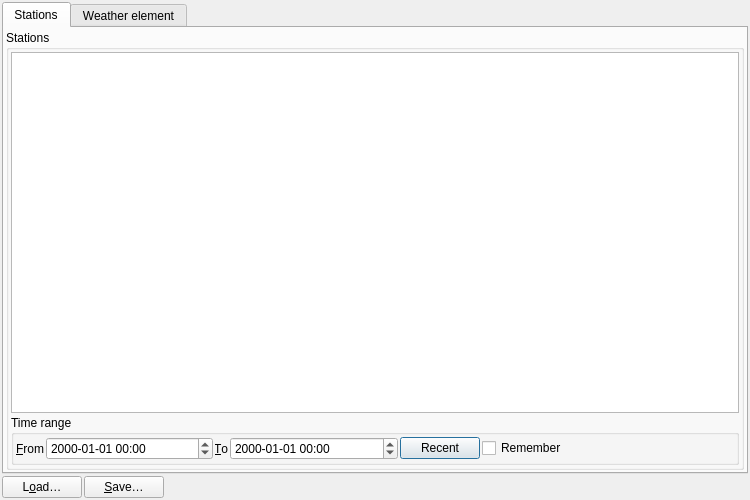
<?xml version="1.0" encoding="UTF-8"?>
<ui version="4.0">
 <class>ListDialog</class>
 <widget class="QDialog" name="ListDialog">
  <property name="geometry">
   <rect>
    <x>0</x>
    <y>0</y>
    <width>750</width>
    <height>500</height>
   </rect>
  </property>
  <property name="windowTitle">
   <string>Data selection HQC</string>
  </property>
  <layout class="QVBoxLayout" name="verticalLayout_6">
   <property name="spacing">
    <number>2</number>
   </property>
   <property name="margin">
    <number>2</number>
   </property>
   <item>
    <widget class="QTabWidget" name="tabWidget">
     <property name="currentIndex">
      <number>0</number>
     </property>
     <widget class="QWidget" name="tabStations">
      <attribute name="title">
       <string>Stations</string>
      </attribute>
      <layout class="QVBoxLayout" name="verticalLayout_3" stretch="1">
       <property name="spacing">
        <number>2</number>
       </property>
       <property name="sizeConstraint">
        <enum>QLayout::SetMinimumSize</enum>
       </property>
       <property name="margin">
        <number>2</number>
       </property>
       <item>
        <widget class="QGroupBox" name="stationGroup">
         <property name="sizePolicy">
          <sizepolicy hsizetype="Preferred" vsizetype="Minimum">
           <horstretch>0</horstretch>
           <verstretch>0</verstretch>
          </sizepolicy>
         </property>
         <property name="title">
          <string>Stations</string>
         </property>
         <layout class="QVBoxLayout" name="verticalLayout" stretch="0,0">
          <property name="spacing">
           <number>2</number>
          </property>
          <property name="sizeConstraint">
           <enum>QLayout::SetMinimumSize</enum>
          </property>
          <property name="margin">
           <number>2</number>
          </property>
          <item>
           <widget class="QTreeView" name="treeStations"/>
          </item>
          <item>
           <widget class="QGroupBox" name="timeGroup">
            <property name="title">
             <string>Time range</string>
            </property>
            <layout class="QHBoxLayout" name="horizontalLayout" stretch="0,1,0,1,0,0,1">
             <property name="spacing">
              <number>2</number>
             </property>
             <property name="margin">
              <number>2</number>
             </property>
             <item>
              <widget class="QLabel" name="labelFrom">
               <property name="text">
                <string>&amp;From</string>
               </property>
               <property name="alignment">
                <set>Qt::AlignRight|Qt::AlignTrailing|Qt::AlignVCenter</set>
               </property>
               <property name="buddy">
                <cstring>fromTime</cstring>
               </property>
              </widget>
             </item>
             <item>
              <widget class="MiDateTimeEdit" name="fromTime">
               <property name="displayFormat">
                <string>yyyy-MM-dd hh:mm</string>
               </property>
              </widget>
             </item>
             <item>
              <widget class="QLabel" name="labelTo">
               <property name="text">
                <string>&amp;To</string>
               </property>
               <property name="alignment">
                <set>Qt::AlignRight|Qt::AlignTrailing|Qt::AlignVCenter</set>
               </property>
               <property name="buddy">
                <cstring>toTime</cstring>
               </property>
              </widget>
             </item>
             <item>
              <widget class="MiDateTimeEdit" name="toTime">
               <property name="displayFormat">
                <string>yyyy-MM-dd hh:mm</string>
               </property>
              </widget>
             </item>
             <item>
              <widget class="QPushButton" name="buttonDefaultTime">
               <property name="toolTip">
                <string>Sets the time range to cover approximately the last 2 days.</string>
               </property>
               <property name="text">
                <string>Recent</string>
               </property>
              </widget>
             </item>
             <item>
              <widget class="QCheckBox" name="checkRememberTimes">
               <property name="toolTip">
                <string>Remember the chosen time span.</string>
               </property>
               <property name="text">
                <string>Remember</string>
               </property>
              </widget>
             </item>
             <item>
              <spacer name="horizontalSpacer_2">
               <property name="orientation">
                <enum>Qt::Horizontal</enum>
               </property>
               <property name="sizeHint" stdset="0">
                <size>
                 <width>40</width>
                 <height>20</height>
                </size>
               </property>
              </spacer>
             </item>
            </layout>
           </widget>
          </item>
         </layout>
        </widget>
       </item>
      </layout>
     </widget>
     <widget class="QWidget" name="tabParameters">
      <attribute name="title">
       <string>Weather element</string>
      </attribute>
      <layout class="QHBoxLayout" name="horizontalLayout_4" stretch="1,0,1">
       <property name="spacing">
        <number>2</number>
       </property>
       <property name="sizeConstraint">
        <enum>QLayout::SetMinimumSize</enum>
       </property>
       <property name="margin">
        <number>2</number>
       </property>
       <item>
        <widget class="QGroupBox" name="groupBox">
         <property name="sizePolicy">
          <sizepolicy hsizetype="MinimumExpanding" vsizetype="Preferred">
           <horstretch>0</horstretch>
           <verstretch>0</verstretch>
          </sizepolicy>
         </property>
         <property name="title">
          <string>Available</string>
         </property>
         <layout class="QVBoxLayout" name="verticalLayout_4" stretch="1,0">
          <property name="spacing">
           <number>2</number>
          </property>
          <property name="sizeConstraint">
           <enum>QLayout::SetMinimumSize</enum>
          </property>
          <property name="margin">
           <number>2</number>
          </property>
          <item>
           <widget class="QListView" name="listParamAvailable">
            <property name="sizePolicy">
             <sizepolicy hsizetype="MinimumExpanding" vsizetype="Expanding">
              <horstretch>0</horstretch>
              <verstretch>0</verstretch>
             </sizepolicy>
            </property>
            <property name="minimumSize">
             <size>
              <width>100</width>
              <height>0</height>
             </size>
            </property>
            <property name="selectionMode">
             <enum>QAbstractItemView::MultiSelection</enum>
            </property>
           </widget>
          </item>
          <item>
           <layout class="QHBoxLayout" name="horizontalLayout_5" stretch="0,1">
            <property name="spacing">
             <number>2</number>
            </property>
            <property name="sizeConstraint">
             <enum>QLayout::SetMinimumSize</enum>
            </property>
            <item>
             <widget class="QLabel" name="label">
              <property name="text">
               <string>Sho&amp;w only:</string>
              </property>
              <property name="buddy">
               <cstring>comboParamGroup</cstring>
              </property>
             </widget>
            </item>
            <item>
             <widget class="QComboBox" name="comboParamGroup"/>
            </item>
           </layout>
          </item>
         </layout>
        </widget>
       </item>
       <item>
        <layout class="QVBoxLayout" name="verticalLayout_2">
         <property name="spacing">
          <number>2</number>
         </property>
         <property name="sizeConstraint">
          <enum>QLayout::SetMinimumSize</enum>
         </property>
         <property name="leftMargin">
          <number>10</number>
         </property>
         <property name="topMargin">
          <number>2</number>
         </property>
         <property name="rightMargin">
          <number>2</number>
         </property>
         <property name="bottomMargin">
          <number>2</number>
         </property>
         <item>
          <spacer name="verticalSpacer_2">
           <property name="orientation">
            <enum>Qt::Vertical</enum>
           </property>
           <property name="sizeHint" stdset="0">
            <size>
             <width>20</width>
             <height>40</height>
            </size>
           </property>
          </spacer>
         </item>
         <item>
          <widget class="QPushButton" name="buttonParamSelect">
           <property name="sizePolicy">
            <sizepolicy hsizetype="MinimumExpanding" vsizetype="Fixed">
             <horstretch>0</horstretch>
             <verstretch>0</verstretch>
            </sizepolicy>
           </property>
           <property name="toolTip">
            <string>add to chosen values</string>
           </property>
           <property name="text">
            <string notr="true">&amp;Add</string>
           </property>
           <property name="icon">
            <iconset theme="add">
             <normaloff/>
            </iconset>
           </property>
          </widget>
         </item>
         <item>
          <widget class="QPushButton" name="buttonParamDeselect">
           <property name="sizePolicy">
            <sizepolicy hsizetype="MinimumExpanding" vsizetype="Fixed">
             <horstretch>0</horstretch>
             <verstretch>0</verstretch>
            </sizepolicy>
           </property>
           <property name="toolTip">
            <string>remove from chosen values</string>
           </property>
           <property name="text">
            <string notr="true">&amp;Remove</string>
           </property>
           <property name="icon">
            <iconset theme="remove">
             <normaloff/>
            </iconset>
           </property>
          </widget>
         </item>
         <item>
          <widget class="QPushButton" name="buttonParamSelectAll">
           <property name="sizePolicy">
            <sizepolicy hsizetype="MinimumExpanding" vsizetype="Fixed">
             <horstretch>0</horstretch>
             <verstretch>0</verstretch>
            </sizepolicy>
           </property>
           <property name="text">
            <string>A&amp;ll</string>
           </property>
           <property name="icon">
            <iconset theme="add">
             <normaloff/>
            </iconset>
           </property>
          </widget>
         </item>
         <item>
          <widget class="QPushButton" name="buttonParamDeselectAll">
           <property name="sizePolicy">
            <sizepolicy hsizetype="MinimumExpanding" vsizetype="Fixed">
             <horstretch>0</horstretch>
             <verstretch>0</verstretch>
            </sizepolicy>
           </property>
           <property name="text">
            <string>&amp;None</string>
           </property>
          </widget>
         </item>
         <item>
          <spacer name="verticalSpacer_3">
           <property name="orientation">
            <enum>Qt::Vertical</enum>
           </property>
           <property name="sizeHint" stdset="0">
            <size>
             <width>20</width>
             <height>40</height>
            </size>
           </property>
          </spacer>
         </item>
        </layout>
       </item>
       <item>
        <widget class="QGroupBox" name="groupBox_2">
         <property name="sizePolicy">
          <sizepolicy hsizetype="MinimumExpanding" vsizetype="Preferred">
           <horstretch>0</horstretch>
           <verstretch>0</verstretch>
          </sizepolicy>
         </property>
         <property name="title">
          <string>Chosen</string>
         </property>
         <layout class="QVBoxLayout" name="verticalLayout_5">
          <property name="spacing">
           <number>2</number>
          </property>
          <property name="sizeConstraint">
           <enum>QLayout::SetMinimumSize</enum>
          </property>
          <property name="margin">
           <number>2</number>
          </property>
          <item>
           <widget class="QListView" name="listParamChosen">
            <property name="sizePolicy">
             <sizepolicy hsizetype="MinimumExpanding" vsizetype="Expanding">
              <horstretch>0</horstretch>
              <verstretch>0</verstretch>
             </sizepolicy>
            </property>
            <property name="minimumSize">
             <size>
              <width>100</width>
              <height>0</height>
             </size>
            </property>
            <property name="selectionMode">
             <enum>QAbstractItemView::MultiSelection</enum>
            </property>
           </widget>
          </item>
         </layout>
        </widget>
       </item>
      </layout>
     </widget>
    </widget>
   </item>
   <item>
    <layout class="QHBoxLayout" name="horizontalLayout_3">
     <property name="spacing">
      <number>2</number>
     </property>
     <item>
      <widget class="QPushButton" name="buttonRestore">
       <property name="text">
        <string>L&amp;oad…</string>
       </property>
      </widget>
     </item>
     <item>
      <widget class="QPushButton" name="buttonSave">
       <property name="text">
        <string>&amp;Save…</string>
       </property>
      </widget>
     </item>
     <item>
      <spacer name="horizontalSpacer">
       <property name="orientation">
        <enum>Qt::Horizontal</enum>
       </property>
       <property name="sizeHint" stdset="0">
        <size>
         <width>0</width>
         <height>20</height>
        </size>
       </property>
      </spacer>
     </item>
     <item>
      <widget class="HideApplyBox" name="hab" native="true">
       <property name="minimumSize">
        <size>
         <width>10</width>
         <height>10</height>
        </size>
       </property>
      </widget>
     </item>
    </layout>
   </item>
  </layout>
 </widget>
 <customwidgets>
  <customwidget>
   <class>HideApplyBox</class>
   <extends>QWidget</extends>
   <header>util/gui/HideApplyBox.hh</header>
   <container>1</container>
  </customwidget>
  <customwidget>
   <class>MiDateTimeEdit</class>
   <extends>QDateTimeEdit</extends>
   <header>util/gui/MiDateTimeEdit.hh</header>
  </customwidget>
 </customwidgets>
 <resources/>
 <connections>
  <connection>
   <sender>buttonDefaultTime</sender>
   <signal>clicked()</signal>
   <receiver>ListDialog</receiver>
   <slot>onSetRecentTimes()</slot>
   <hints>
    <hint type="sourcelabel">
     <x>598</x>
     <y>507</y>
    </hint>
    <hint type="destinationlabel">
     <x>572</x>
     <y>542</y>
    </hint>
   </hints>
  </connection>
 </connections>
 <slots>
  <slot>onSetRecentTimes()</slot>
 </slots>
</ui>
